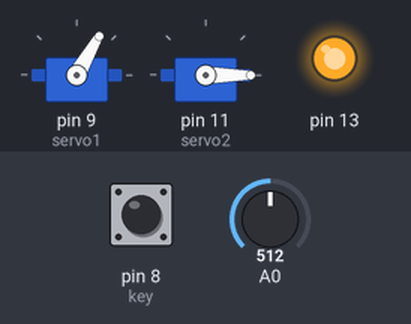
Simulated run of this sketch. Board: Arduino Uno, built with avr-gcc and run on an emulated ATmega328P. Shown: 2 × servo, output pins drawn as LEDs (lit = HIGH). The inputs (shaded band) are chosen by the test bench; at power-on: A0 = 512, pin 8 (key) LOW.

Above: at 2.2 s.
2.3 s: A0 set to 716
At 3.2 s:
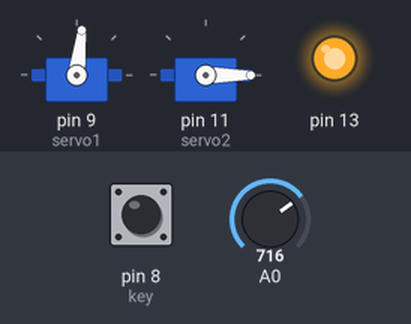
3.8 s: A0 set to 900
At 4.5 s:
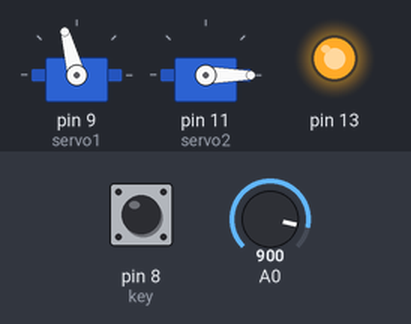
5.3 s: A0 set to 1023
At 5.7 s:
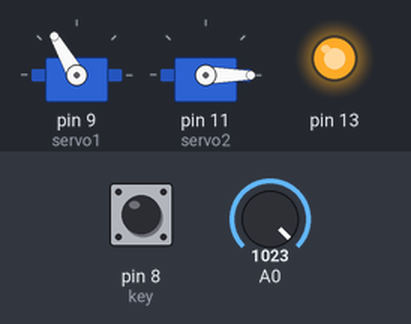
6.8 s: A0 set to 511
At 8.0 s:
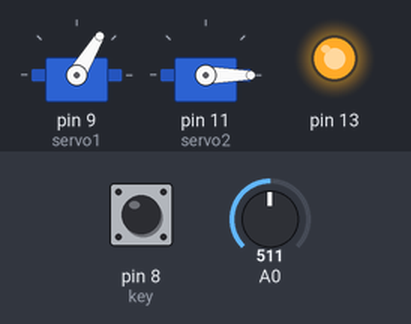
8.3 s: A0 set to 306
At 9.4 s:
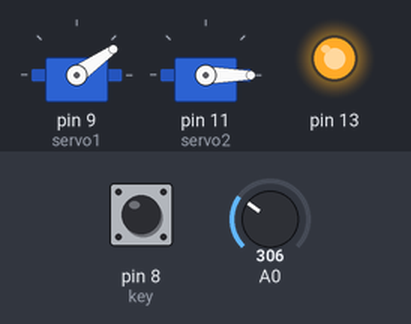
Timing chart, 0 to 10.8 s (numbered marks = the images above; inputs shaded):
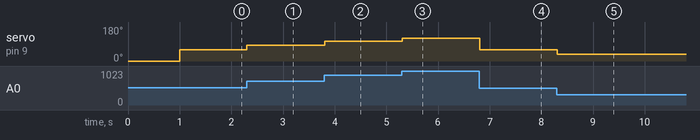

Measured:
- after the input at 2.3 s, servo on pin 9 (servo1): 60° → 83° at once
- after the input at 3.8 s, servo on pin 9 (servo1): 83° → 105° at once
- after the input at 5.3 s, servo on pin 9 (servo1): 105° → 120° at once
- after the input at 6.8 s, servo on pin 9 (servo1): 120° → 59° at once
- after the input at 8.3 s, servo on pin 9 (servo1): 59° → 35° at once

The sketch:

servo_combo_1.ino
```cpp
#include <Servo.h>

Servo servo1, servo2;  // create servo object to control a servo
int key=8;
void setup()
{
  pinMode(13,OUTPUT);
  pinMode(key,INPUT);
  servo1.attach(9);  // attaches the servo on pin 9 to the servo object
  servo2.attach(11); // attach the racquet servo
  servo1.write(0);
  digitalWrite(13,LOW);
  delay(500);
  servo2.write(0);
  delay(500);
  digitalWrite(13,HIGH);
  Serial.begin(9600);
}

boolean flag=false;
int poten,old;
int hit;
void loop()
{
      poten=analogRead(A0);
      hit=digitalRead(key);
      if(old!=poten)
      {
        poten=map(poten,0,1023,0,120);
        servo1.write(poten);
        servo2.write(0);
        delay(20);
        old=poten;
      }
      if(key==1)
      {
        servo2.write(30);
        delay(50);
        servo2.write(0);
        delay(200);
        servo2.write(120);
        delay(50);
        servo2.write(90);
        delay(200);
        servo2.write(0);
      }

}
```
